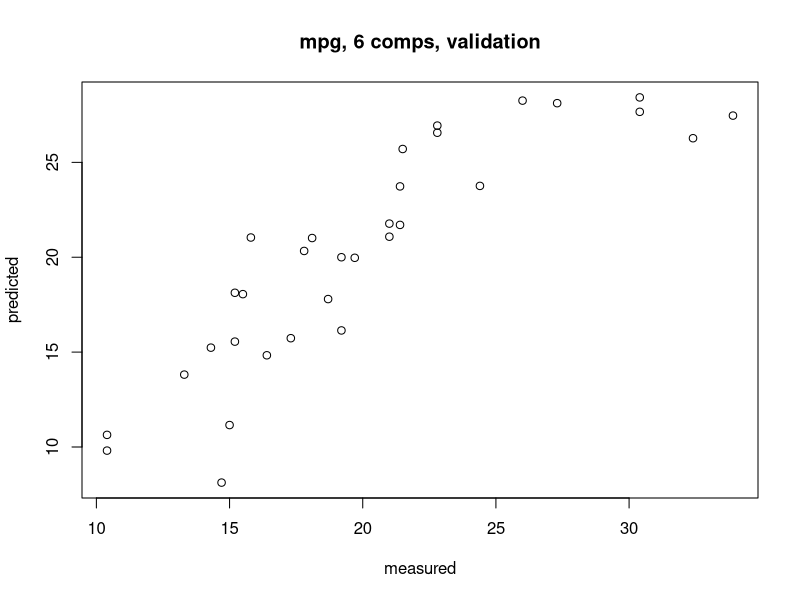
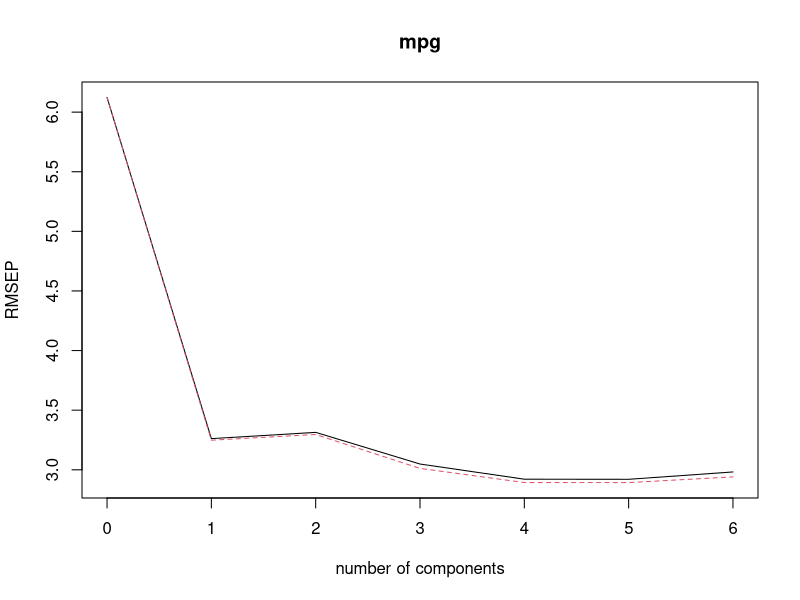
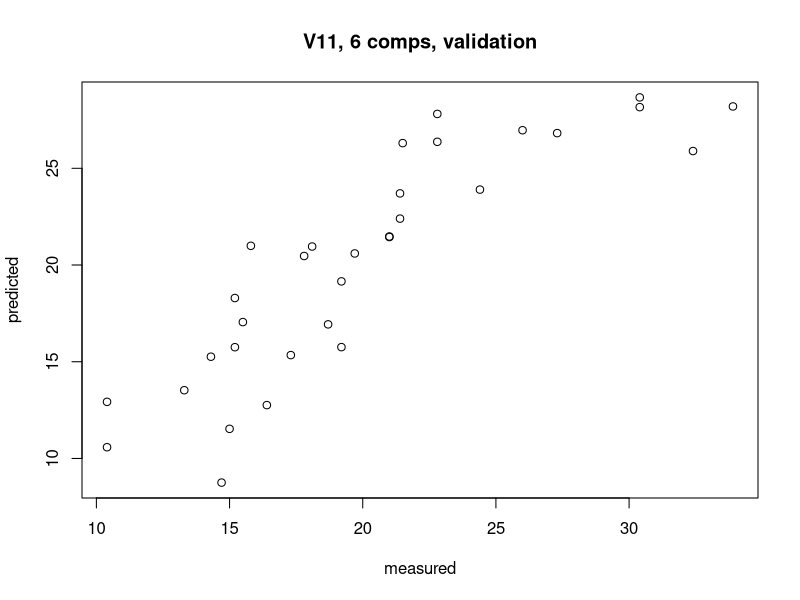
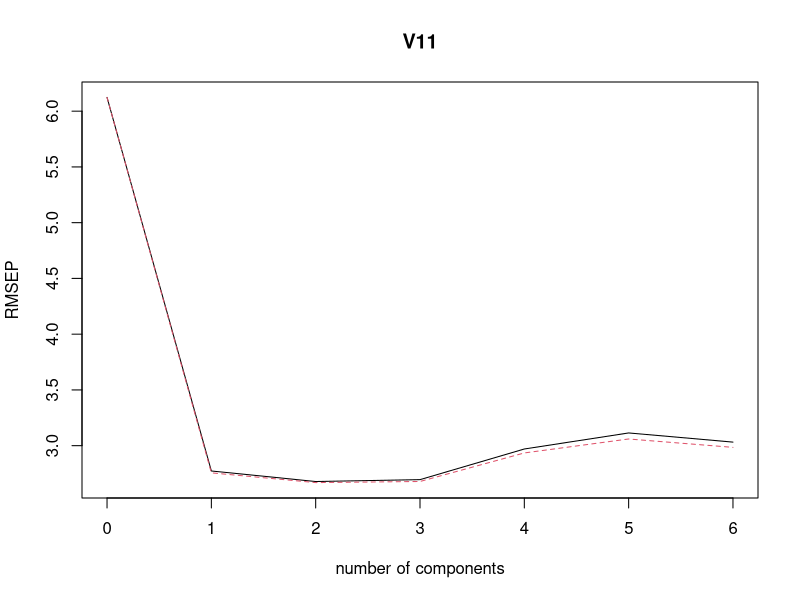
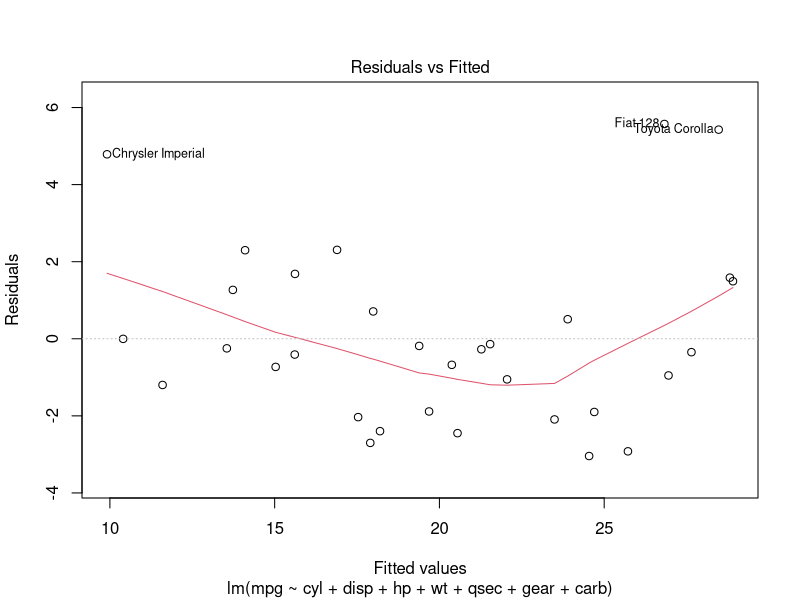
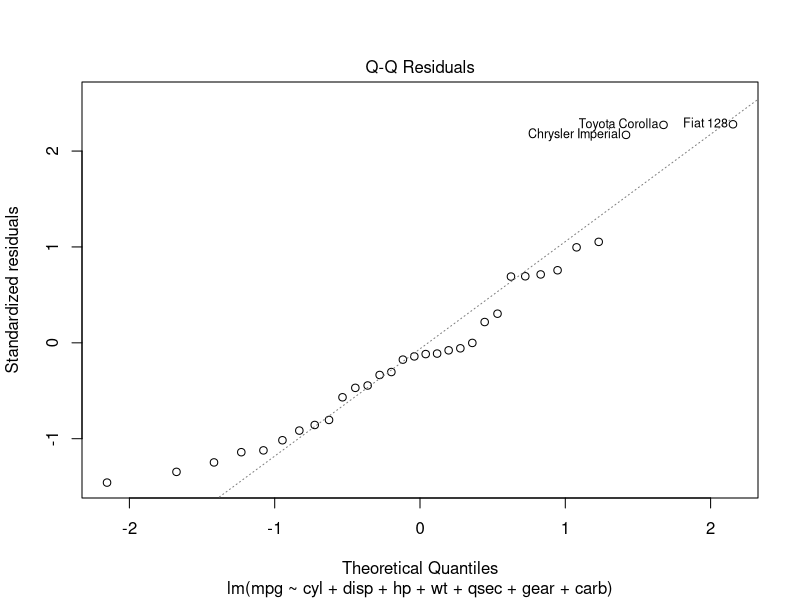
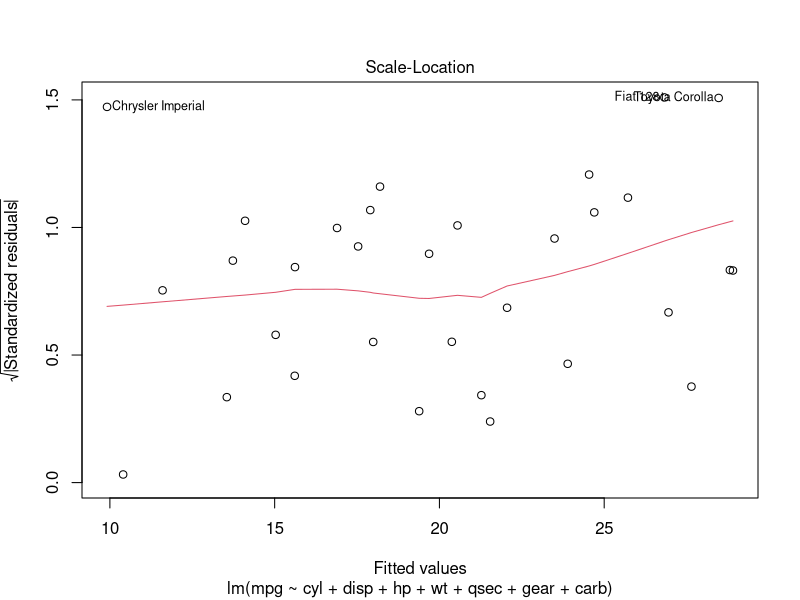
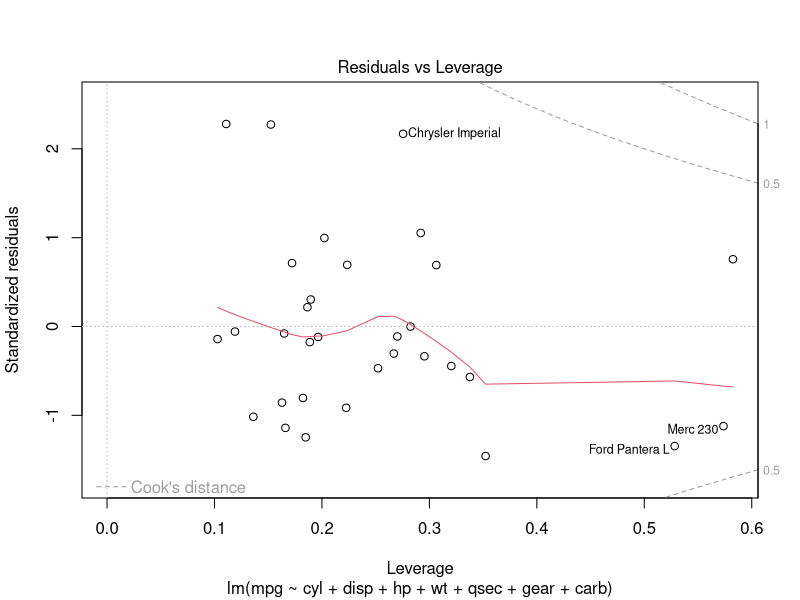

These figures' R source, in order:
install.packages("pls") # isso instala o pacote PLS, se quiser fazer pela interface, delete ou comente esta linha

library("pls")

summary(mtcars) # Mostra os dados que vamos usar no exemplo

# Cria o modelo PLS com o dataset padrao do R (mtcars, ja vem instalado e pronto para usar)
# O CV é'Cross-Validation'. método padrão para cálculo do erro e tal
pls.mtcars <- plsr(mpg ~ cyl + disp + hp + wt + qsec + gear + carb,
                    data=mtcars,
                    ncomp = 6 ,
                    validation="CV")

summary(pls.mtcars) # Aqui dá para ver a evolução do ERRO (RMSEP) e da
# explicação das variancia (Training) conforme o número de variáveis, veja que
# quase não variou de 1 - 2, com 3 explicou para caralho, depois volta a ficar ruim
plot(pls.mtcars) # Plot da validação, vai crescendo conforme o número de amostras

plot(RMSEP(pls.mtcars)) # Aqui você ve com quantos componentes tem o menor erro
# da validação cruzada utilizando RMSEP (Root Mean Square Error of Prediction)
# no caso, com quatro componentes é o menor erro, depois o erro começa a subir (overfitting)


# Verificar se o resultado muda com o SCALE (tenta jogar fora outliers)
testeScale <- scale(mtcars[,2:11]) # da scale em tudo, menos no resultado
testeScale <- cbind(testeScale,mtcars$mpg)  # coloca o resultado bruto no dataset escalado

# agora vou rodar a mesma análise e verificar se muda algo
testeScale <- as.data.frame(testeScale)
pls.mtcarsSCALE <- plsr(V11 ~ cyl + disp + hp + wt + qsec + gear + carb,
                    data=testeScale,
                    ncomp = 6 ,
                    validation="CV")
summary(pls.mtcarsSCALE)
plot(pls.mtcarsSCALE)
plot(RMSEP(pls.mtcarsSCALE))
# neste caso, mudou o numero de componentes, mas é dataset pequeno e bastante CARDINAL
# Talvez ajude num caso real, ou com muitos dados e muitos outliers


######################################
# Mesmo exemplo com regressão linear, que definitivamente não é o caso
# uma Bagunça quando se mistura todas as variaveis

lm.mtcars <- lm(mpg ~ cyl + disp + hp + wt + qsec + gear + carb,
                data=mtcars)
# escolhi as variáveis com "conhecimento de domínio", famoso CHUTEI

plot(lm.mtcars) # Plot da validação (neste caso é o plot de cada variável, pq é'linear')

summary(lm.mtcars) # Dá pra ver que só o peso está explicando algo

lm.wtcars <- lm(mpg ~ wt, data=mtcars) # Regressão somente com o peso

plot(lm.wtcars) # plot formal do modelo, geralmente diz nada ou perto disso
summary(lm.wtcars) # veja a diferença da Regressão linear usando só o peso
# (melhor resultado da PLS),
# interpretando: só com o peso (wt) da para prever o consumo (mpg)
